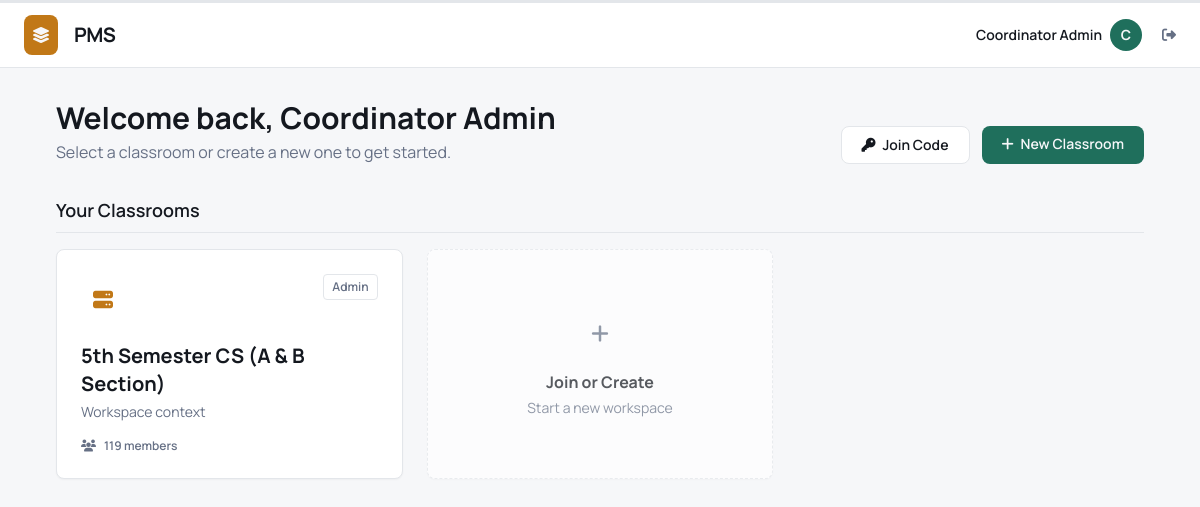
The app's page /hub.php (signed in) with its own data.
### tables this page shows
CREATE TABLE classroom_members (
    classroom_id INT NOT NULL,
    user_id INT NOT NULL,
    role VARCHAR(50) NOT NULL,
    usn VARCHAR(20) DEFAULT NULL,
    created_at TIMESTAMP DEFAULT CURRENT_TIMESTAMP,
    PRIMARY KEY (classroom_id, user_id),
    INDEX idx_user_id (user_id),
    CONSTRAINT uq_classroom_usn UNIQUE (classroom_id, usn),  
    FOREIGN KEY (classroom_id) REFERENCES classrooms(id) ON DELETE CASCADE,
    FOREIGN KEY (user_id) REFERENCES users(id) ON DELETE CASCADE
);

CREATE TABLE classrooms (
    id INT AUTO_INCREMENT PRIMARY KEY,
    name VARCHAR(255) NOT NULL,
    created_by INT NOT NULL,
    invite_code VARCHAR(10) UNIQUE,  
    requires_usn TINYINT(1) DEFAULT 0,
    min_team_size INT DEFAULT 1,
    max_team_size INT DEFAULT 10,
    start_date DATE DEFAULT NULL,
    end_date DATE DEFAULT NULL,
    created_at TIMESTAMP DEFAULT CURRENT_TIMESTAMP,
    FOREIGN KEY (created_by) REFERENCES users(id) ON DELETE RESTRICT
);

### hub.php (the view, shortened to what this page needs)
<?php
require 'dbs.php';
$username = htmlspecialchars($_SESSION['username'] ?? 'User');
$initial = strtoupper(substr($username, 0, 1));
$stmt = $pdo->prepare("
    SELECT c.id, c.name, cm.role,
           (SELECT COUNT(*) FROM classroom_members WHERE classroom_id = c.id) as member_count
    FROM classrooms c
    JOIN classroom_members cm ON c.id = cm.classroom_id
    WHERE cm.user_id = ?
");
$stmt->execute([$_SESSION['user_id']]);
$workspaces = $stmt->fetchAll(PDO::FETCH_ASSOC);
$myWorkspaces = [];
foreach ($workspaces as $row) {
    $myWorkspaces[] = [
        'name' => $row['name'],
        'desc' => 'Workspace context',
        'members' => $row['member_count'],
        'role' => $row['role'],
        'link' => 'dashboard.php?classroom_id=' . urlencode($row['id'])
    ];
}
?>
<!DOCTYPE html>
<html lang="en" data-mode="student">
<head>
    <script src="https://cdn.tailwindcss.com"></script>
    <link rel="stylesheet" href="https://cdnjs.cloudflare.com/ajax/libs/font-awesome/6.4.0/css/all.min.css">
    <link rel="stylesheet" href="syncspace.css">
</head>
<body class="min-h-screen flex flex-col">
    <nav class="border-b border-ui bg-raised py-3 px-6 flex justify-between items-center sticky top-0 z-40" style="border-color: var(--border); background: var(--bg-raised);">
        <div class="flex items-center gap-4">
            <div class="p-2 rounded" style="background: var(--accent); border-radius: var(--radius);">
                <i class="fas fa-layer-group" style="color: var(--bg);"></i>
            </div>
            <h1 class="font-bold text-xl tracking-tight">PMS</h1>
        </div>
        <div class="flex items-center gap-5 text-sm">
            <div class="flex items-center gap-2">
                <span class="font-semibold"><?php echo $username; ?></span>
                <div class="h-8 w-8 rounded-full flex items-center justify-center font-bold" style="background: var(--accent-2); color: var(--bg);"><?php echo $initial; ?></div>
            </div>
            <a href="logout.php" class="text-muted-ui hover:text-white transition" title="Logout"><i class="fas fa-sign-out-alt"></i></a>
        </div>
    </nav>
    <div class="flex-1 p-8 max-w-6xl mx-auto w-full">
        <div class="flex justify-between items-end mb-8">
            <div>
                <h2 class="text-3xl font-bold mb-1">Welcome back, <?php echo $username; ?></h2>
                <p style="color: var(--muted);">Select a classroom or create a new one to get started.</p>
            </div>
            <div class="flex gap-3">
                <a href="join.php" class="px-5 py-2 font-semibold text-sm transition" style="background: var(--bg-raised); border: 1px solid var(--border); border-radius: var(--radius); color: var(--text);">
                    <i class="fas fa-key mr-1"></i> Join Code
                </a>
                <a href="create_classroom.php" class="px-5 py-2 font-semibold text-sm transition" style="background: var(--accent-2); border-radius: var(--radius); color: var(--bg);">
                    <i class="fas fa-plus mr-1"></i> New Classroom
                </a>
            </div>
        </div>
        <h3 class="text-lg font-semibold mb-4 border-b pb-2" style="border-color: var(--border);">Your Classrooms</h3>
        <div class="grid grid-cols-1 md:grid-cols-2 lg:grid-cols-3 gap-6">
            <?php foreach ($myWorkspaces as $ws): ?>
            <a href="<?php echo $ws['link']; ?>" class="card block p-6">
                <div class="flex justify-between items-start mb-4">
                    <div class="p-3 rounded-lg" style="background: var(--bg-raised);">
                        <i class="fas fa-server text-xl" style="color: var(--accent);"></i>
                    </div>
                    <span class="text-xs font-semibold px-2 py-1 rounded" style="background: var(--bg-raised); color: var(--muted); border: 1px solid var(--border);">
                        <?php echo htmlspecialchars($ws['role']); ?>
                    </span>
                </div>
                <h4 class="text-xl font-bold mb-1"><?php echo htmlspecialchars($ws['name']); ?></h4>
                <p class="text-sm mb-4" style="color: var(--muted);"><?php echo htmlspecialchars($ws['desc']); ?></p>
                <div class="text-xs font-semibold flex items-center gap-2" style="color: var(--muted);">
                    <i class="fas fa-users"></i> <?php echo $ws['members']; ?> members
                </div>
            </a>
            <?php endforeach; ?>
            <a href="join.php" class="card block p-6 opacity-70 hover:opacity-100 flex flex-col items-center justify-center text-center min-h-[200px]" style="border-style: dashed;">
                <div class="w-12 h-12 rounded-full flex items-center justify-center mb-3" style="background: var(--bg-raised);">
                    <i class="fas fa-plus text-xl" style="color: var(--muted);"></i>
                </div>
                <h4 class="font-bold mb-1">Join or Create</h4>
                <p class="text-sm" style="color: var(--muted);">Start a new workspace</p>
            </a>
        </div>
    </div>
</body>
</html>

### syncspace.css (style rules this page uses)
:root { color-scheme: light; --bg: #f6f7f9; --bg-raised: #ffffff; --panel: #ffffff; --panel-alt: #eef0f3; --border: #e3e6ea; --text: #14181f; --muted: #667085; --accent-2: #1f6f5c; --accent: #c17817; --danger: #b42318; --status-green: #15803d; --status-amber: #b45309; --status-red: #b42318; --accent-rgb: 193, 120, 23; --accent-2-rgb: 31, 111, 92; --danger-rgb: 180, 35, 24; --status-green-rgb: 21, 128, 61; --status-amber-rgb: 180, 83, 9; --status-red-rgb: 180, 35, 24; --muted-rgb: 102, 112, 133; --overlay-rgb: 20, 24, 31; --overlay-subtle: 0.05; --overlay-medium: 0.09; --overlay-strong: 0.16; --soft-bg-opacity: 0.14; --card-shadow: 0 1px 2px rgba(20, 24, 31, 0.04); --track-bg: rgba(20, 24, 31, 0.08); --font-head: 'Manrope', sans-serif; --font-body: 'Manrope', sans-serif; --font-mono: 'JetBrains Mono', monospace; --radius: 8px; --role-accent: var(--accent-2); }
[data-mode="student"] { --role-accent: #64748b; }
nav.bg-raised { border-top: 3px solid var(--role-accent); }
html, body { background: var(--bg); color: var(--text); }
body { font-family: var(--font-body); }
.text-muted-ui { color: var(--muted); }
.bg-raised { background: var(--bg-raised); }
.border-ui { border-color: var(--border); }
.card { background: var(--panel); border: 1px solid var(--border); border-radius: var(--radius); box-shadow: var(--card-shadow); }
a.card { transition: transform .2s, border-color .2s, box-shadow .2s; }

### records on screen
classroom_members: role "Admin", classroom.name "5th Semester CS (A & B Section)", desc "Workspace context", members "119"

### other values on screen
$username "Coordinator Admin"
$initial "C"
